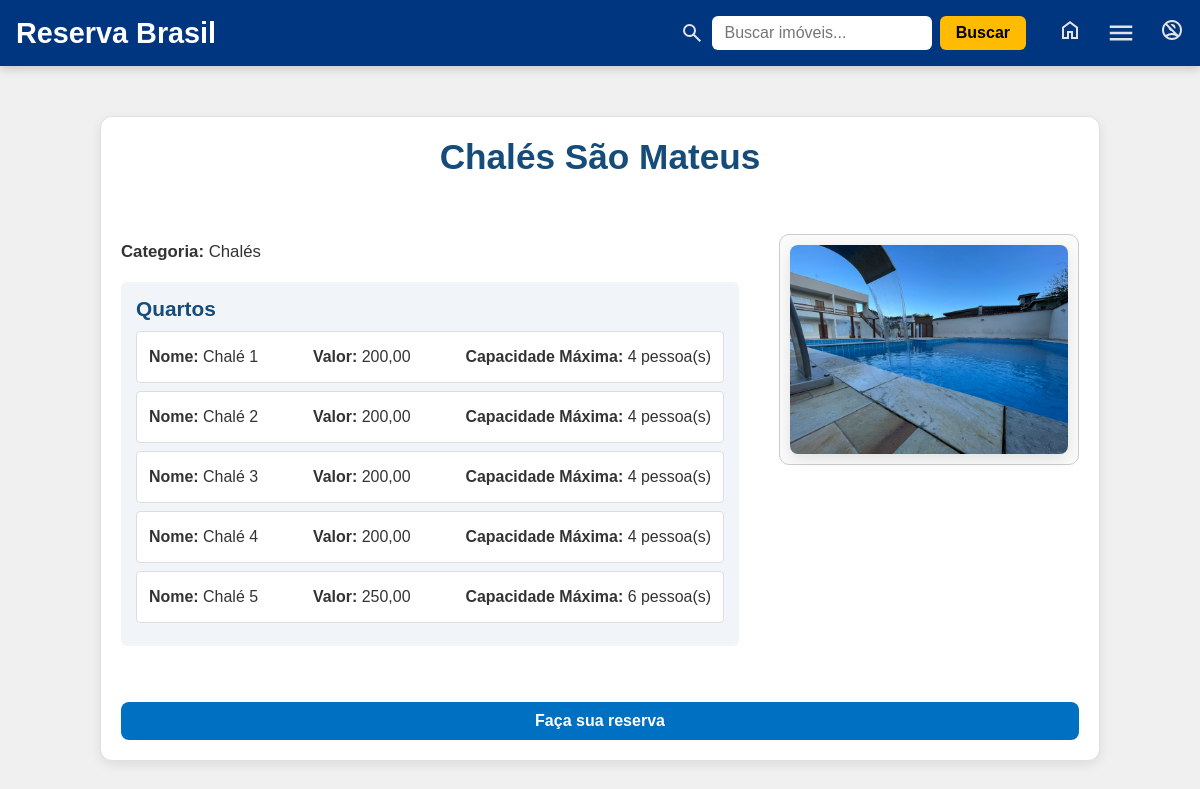
Page /property/10/ on the earlier database version.
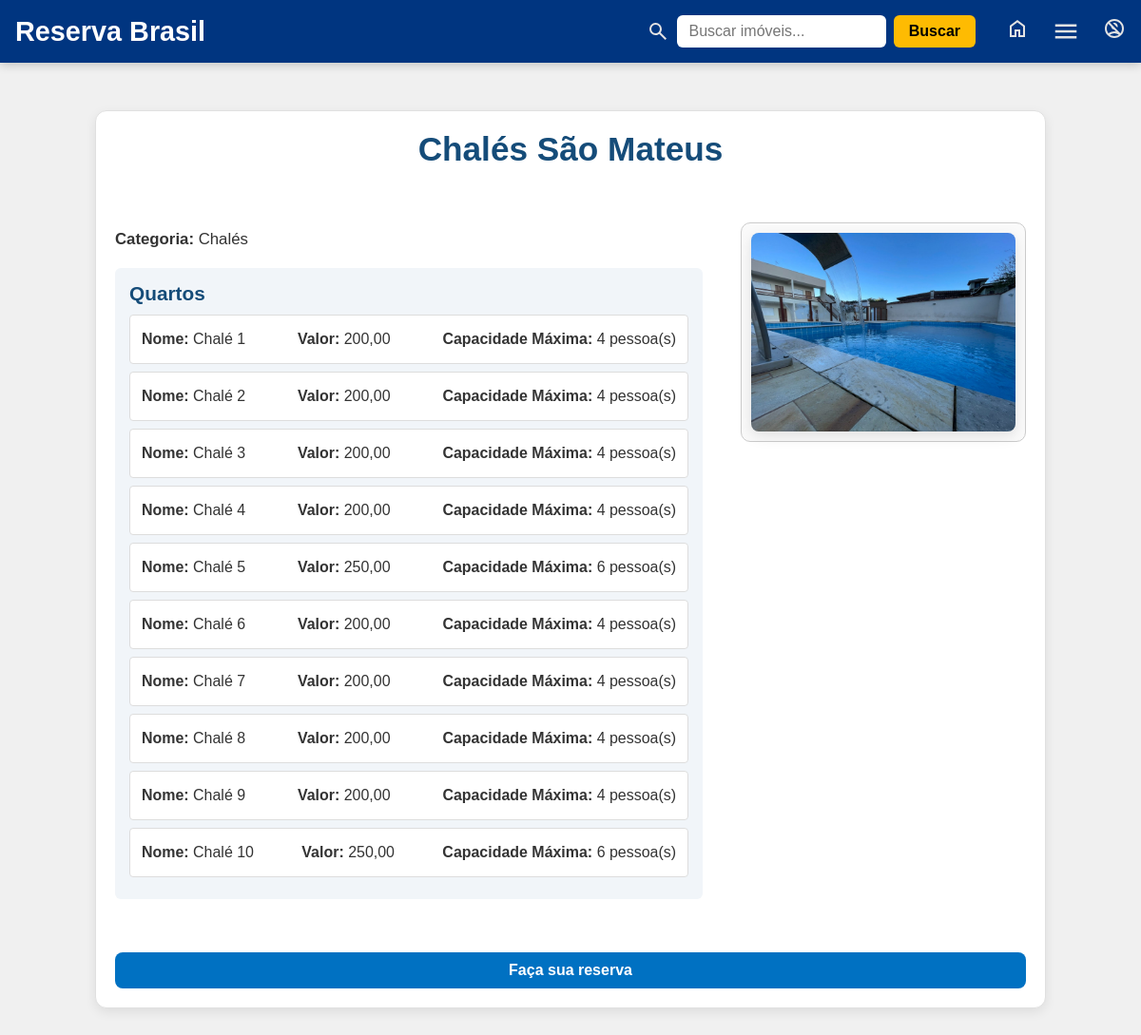
Same page on the later database version.
### core/models.py (models this page shows, shortened)
class Property(models.Model):
    owner = models.ForeignKey(
        User,
        on_delete=models.CASCADE,
        null=True,
        blank=True,
        related_name="properties"
    )
    image = models.ImageField(null=True, blank=True)
    name = models.CharField(max_length=200)
    id_property = models.AutoField(primary_key=True)
    price = models.DecimalField(max_digits=10, decimal_places=2, null=True, blank=True)
    rate = models.DecimalField(max_digits=10, decimal_places=2, null=True, blank=True)
    active = models.BooleanField(default=True)
    category = models.ForeignKey(Category, null=True, blank=True, on_delete=models.SET_NULL)
    typeProperty = models.ForeignKey(Type, null=True, blank=True, on_delete=models.SET_NULL)
    description = models.TextField(max_length=800, null=True, blank=True)

class Category(models.Model):
    name = models.CharField(max_length=200)

class Room(models.Model):
    property = models.ForeignKey(Property, on_delete=models.CASCADE, related_name='rooms')
    name = models.CharField(max_length=100)
    beds = models.PositiveIntegerField(default=1)
    price = models.DecimalField(max_digits=10, decimal_places=2)
    numberOfPeople = models.IntegerField(null=True, blank=True)
    description = models.TextField(blank=True, null=True)

### core/views.py (the view)
# urls.py: path('property/<int:property_id>/', propertyDetail, name='propertyDetail'),
def propertyDetail(request, property_id):
    property_obj = get_object_or_404(Property, id_property=property_id)
    return render(request, 'propertyDetail.html', {'property': property_obj})

### core/templates/propertyDetail.html (shortened to what this page needs)
{% load static %}
<!DOCTYPE html>
<html lang="pt-br">
    <head>
        <link rel="stylesheet" href="{% static 'css/propertyDetail.css' %}" />
    </head>
    <body>
        {% include 'base.html' %}
        <div class="property-detail-container">
            <h1 class="property-detail-header">{{ property.name }}</h1>
            <div class="property-detail-main">
                <div class="property-info">
                     {% if property.category %}
                    <p><strong>Categoria:</strong> {{ property.category.name }}</p>
                    {% endif %}  {% if property.rooms.all %}
                    <div class="property-rooms-inline">
                        <h2>Quartos</h2>
                        <ul class="room-list-inline">
                            {% for room in property.rooms.all %}
                            <li class="room-item-inline">
                                <p><strong>Nome:</strong> {{ room.name }}</p>
                                <p><strong>Valor:</strong> {{ room.price }}</p>
                                <p>
                                    <strong>Capacidade Máxima:</strong> {{ room.numberOfPeople }}
                                    pessoa(s)
                                </p>
                            </li>
                            {% endfor %}
                        </ul>
                    </div>
                    {% endif %}
                </div>
                {% if property.image %}
                <div class="property-image-container">
                    <img
                        class="property-image"
                        src="{{ property.image.url }}"
                        alt="{{ property.name }}"
                    />
                </div>
                {% endif %}
            </div>
            <a href="{% url 'homeReservation' %}" class="reservation-link"> Faça sua reserva </a>
        </div>
    </body>
</html>

### core/templates/base.html (shortened to what this page needs)
{% load static %}
<!DOCTYPE html>
<html lang="pt-br">
    <head>
        <link rel="stylesheet" href="{% static 'css/base.css' %}" />
    </head>
    <body>
        <div class="content">
            <div class="nav-container">
                <h1>Reserva Brasil</h1>
                <div class="nav-buscas">
                    <form method="get" action="{% url 'searchProperty' %}">
                        <img src="{% static 'img/icons/search.svg' %}" alt="" />
                        <input type="text" name="searchQuery" placeholder="Buscar imóveis..." />
                        <button type="submit">Buscar</button>
                    </form>
                    <div class="nav-link">
                        <a href="{% url 'homepage' %}"
                            ><img src="{% static 'img/icons/homepage.svg' %}" alt="Homepage"
                        /></a>
                        <nav>
                            <div class="nav-link" style="position: relative">
                                <img
                                    src="{% static 'img/icons/menu.svg' %}"
                                    alt="Menu"
                                    id="menu-icon"
                                    style="width: 30px; cursor: pointer"
                                />
                            </div>
                        </nav>
                        {% if user.is_authenticated %}
                        <a href="{% url 'login_view' %}"
                            ><img src="{% static 'img/icons/Logout.svg' %}" alt="Logout"
                        /></a>
                        {% else %}
                        <a href="{% url 'login_view' %}"
                            ><img src="{% static 'img/icons/noAccounts.svg' %}" alt="Fazer Login"
                        /></a>
                        {% endif %}
                    </div>
                </div>
            </div>
        </div>
    </body>
</html>

### core/static/css/propertyDetail.css (style rules this page uses)
body { margin: 0; font-family: 'Segoe UI', Tahoma, Geneva, Verdana, sans-serif; background-color: #f2f2f2; color: #333; }
.property-detail-container { max-width: 1200px; margin: 2rem auto; padding: 2rem; background-color: #ffffff; border-radius: 12px; box-shadow: 0 4px 12px rgba(0, 0, 0, 0.08); display: flex; flex-direction: column; gap: 2rem; border: 1px solid #e0e0e0; }
.property-detail-header { text-align: center; font-size: 2rem; color: #003580; }
.property-detail-main { display: flex; gap: 2rem; flex-wrap: wrap; }
.property-info { flex: 1; min-width: 280px; }
.property-info p { margin: 0.8rem 0; font-size: 1.1rem; }
.property-image-container { flex: 1; display: flex; align-items: center; justify-content: center; min-width: 280px; border-radius: 10px; border: 1px solid #ccc; padding: 10px; background-color: #fafafa; }
.property-image { width: 100%; max-width: 400px; height: auto; object-fit: contain; border-radius: 8px; }
.property-detail-container a { display: flex; align-items: center; justify-content: center; margin-top: 1.5rem; padding: 10px 20px; background-color: #0071c2; color: white; text-decoration: none; border-radius: 8px; font-weight: bold; transition: background-color 0.3s; text-align: center; }
.property-detail-container { max-width: 1000px; margin: 50px auto; padding: 20px; }
.property-detail-header { font-size: 2.2em; color: #154c79; margin-bottom: 25px; }
.property-detail-main { display: flex; gap: 40px; align-items: flex-start; flex-wrap: wrap; }
.property-info { flex: 1 1 350px; }
.property-info p { margin: 8px 0; font-size: 1.05em; }
.property-image-container { flex: 0 0 300px; }
.property-image { width: 100%; border-radius: 8px; box-shadow: 0 5px 15px rgba(0, 0, 0, 0.1); }
.property-rooms-inline { margin-top: 20px; background-color: #f1f5f9; padding: 15px; border-radius: 6px; }
.property-rooms-inline h2 { font-size: 1.3em; margin-bottom: 10px; color: #154c79; }
.room-list-inline { list-style: none; margin: 0; padding: 0; }
.room-item-inline { display: flex; justify-content: space-between; background-color: #fff; border: 1px solid #ddd; border-radius: 4px; padding: 8px 12px; margin-bottom: 8px; font-size: 0.95em; color: #333; }
.reservation-link { display: inline-block; margin-top: 25px; background-color: #007bff; color: #fff; padding: 12px 20px; text-decoration: none; border-radius: 5px; font-weight: bold; transition: background-color 0.3s ease; }

### core/static/css/base.css (style rules this page uses)
* { margin: 0; padding: 0; box-sizing: border-box; }
html, body { width: 100%; font-family: Arial, sans-serif; background-color: #f0f0f0; }
.content { background-color: #003580; color: white; padding: 1rem 0; box-shadow: 0 2px 10px rgba(0, 0, 0, 0.2); position: sticky; top: 0; z-index: 1000; width: 100%; }
.nav-container { max-width: 1800px; margin: 0 auto; padding: 0 1rem; display: flex; justify-content: space-between; align-items: center; }
.nav-container h1 { font-size: 1.8rem; font-weight: bold; color: white; }
.nav-buscas { display: flex; align-items: center; gap: 2rem; }
.nav-buscas form { display: flex; gap: 0.5rem; align-items: center; }
.nav-buscas input[type='text'] { padding: 0.5rem 0.8rem; border-radius: 6px; border: none; font-size: 1rem; width: 220px; outline: none; }
.nav-buscas button { background-color: #febb02; border: none; padding: 0.5rem 1rem; border-radius: 6px; font-weight: bold; font-size: 1rem; cursor: pointer; transition: background-color 0.3s; }
.nav-link { display: flex; gap: 1.5rem; }
.nav-link a { color: white; text-decoration: none; font-weight: 500; font-size: 1rem; transition: opacity 0.3s; }

Differences in the rows shown:
added Room: name "Chalé 6", price "200,00", numberOfPeople "4"
added Room: name "Chalé 7", price "200,00", numberOfPeople "4"
added Room: name "Chalé 8", price "200,00", numberOfPeople "4"
added Room: name "Chalé 9", price "200,00", numberOfPeople "4"
added Room: name "Chalé 10", price "250,00", numberOfPeople "6"
